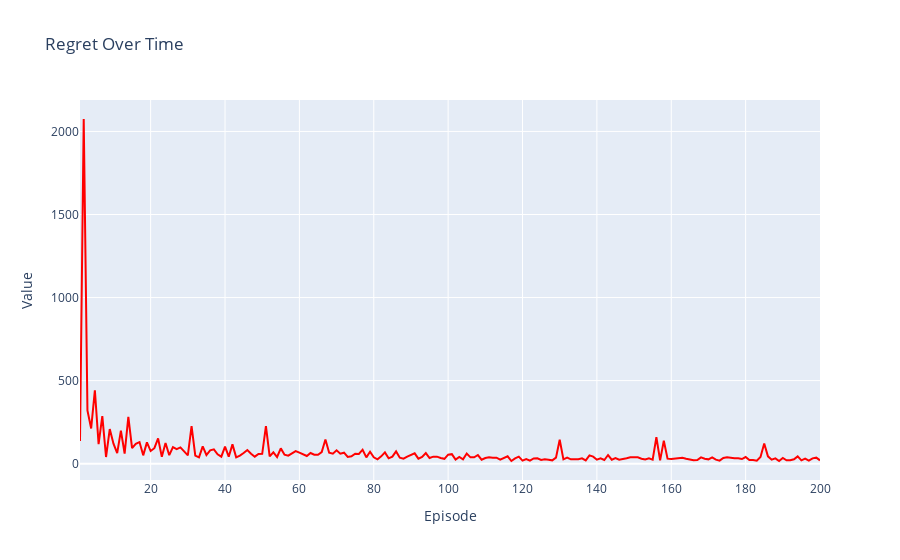

Notebook source saved alongside this figure:
### Code cell
visualize(regrets, list(range(1, num_episodes+1)), 'Regret')

### Figure 1 — Plotly figure (JSON) as saved in the notebook; plotly's stock layout.template omitted (floating-point values rounded to 4 significant figures; data arrays with more than 128 entries replaced by an {"elided": "..."} marker saying what was removed)
{"data": [{"line": {"color": "red"}, "mode": "lines", "name": "Regret", "type": "scatter", "x": {"elided": "200 int values"}, "y": {"elided": "200 int values"}}], "layout": {"autosize": true, "legend": {"title": {"text": "Legend"}}, "title": {"text": "Regret Over Time"}, "xaxis": {"autorange": true, "range": [1, 200], "title": {"text": "Episode"}, "type": "linear"}, "yaxis": {"autorange": true, "range": [-98.39, 2189.0], "title": {"text": "Value"}, "type": "linear"}}}
